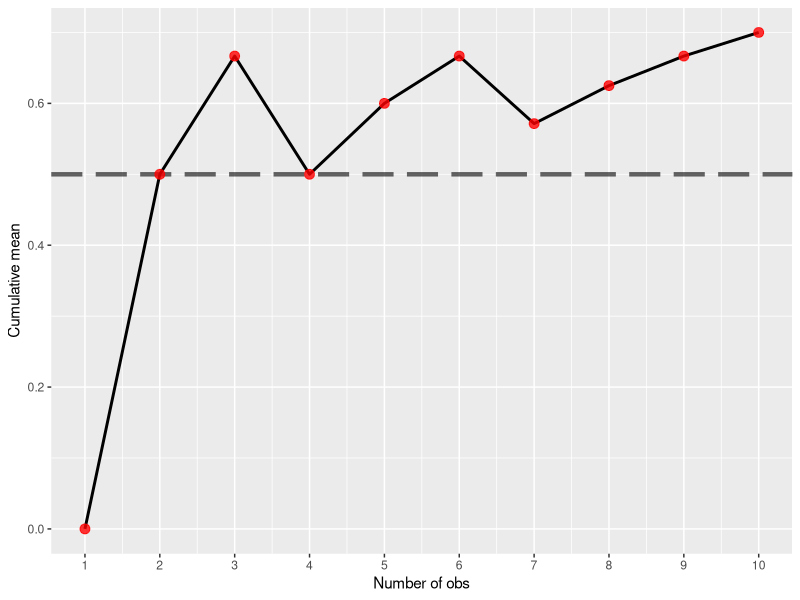
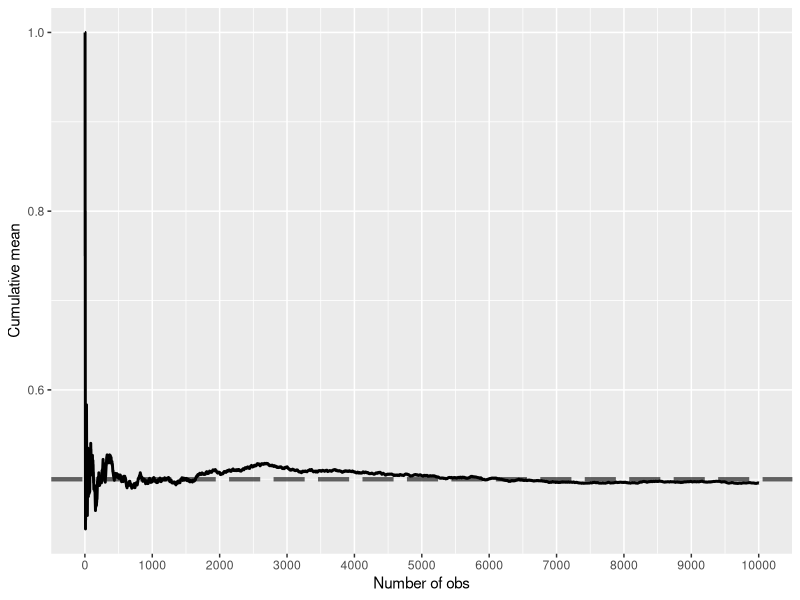
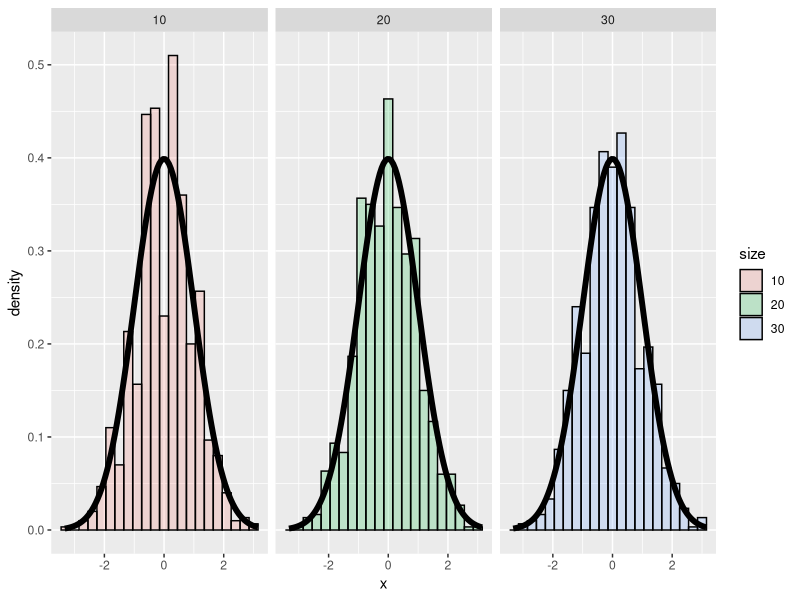
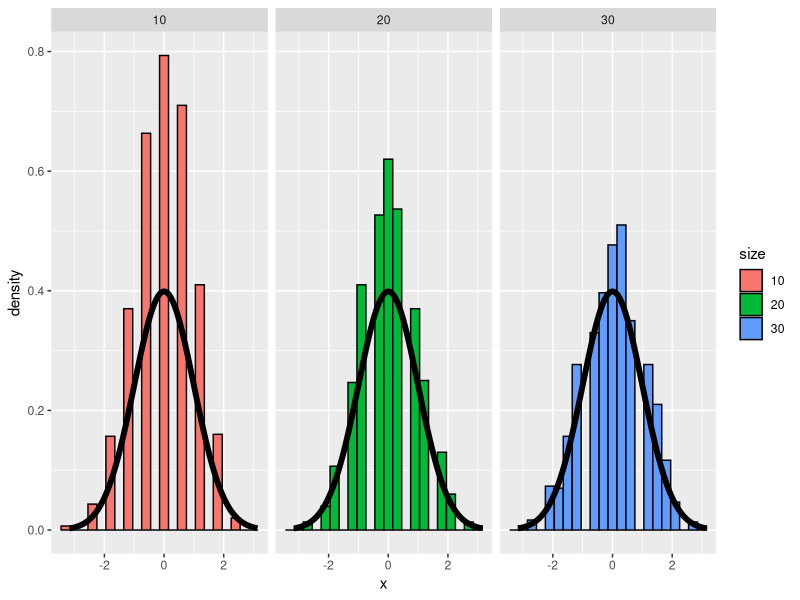
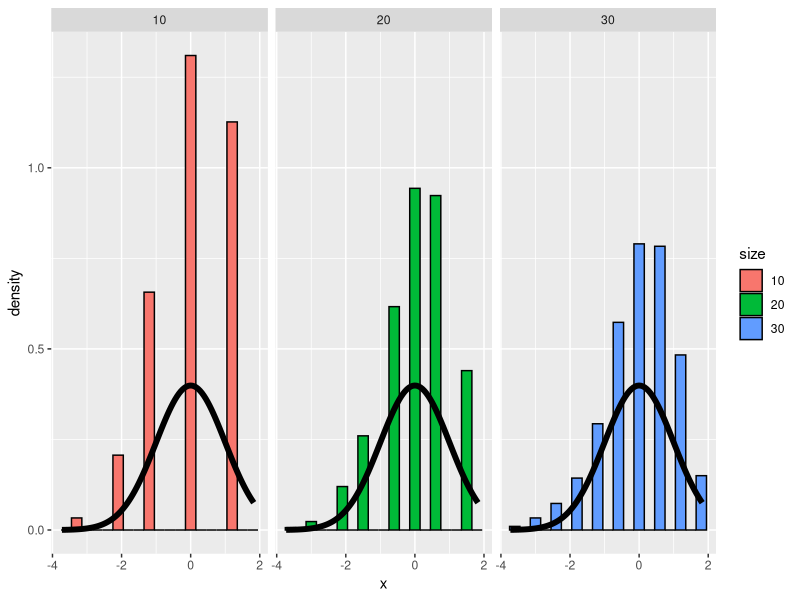
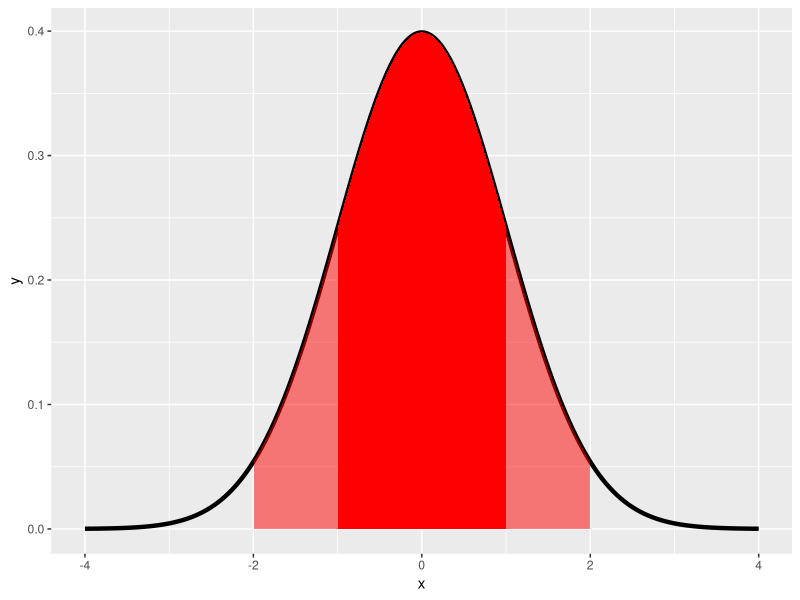
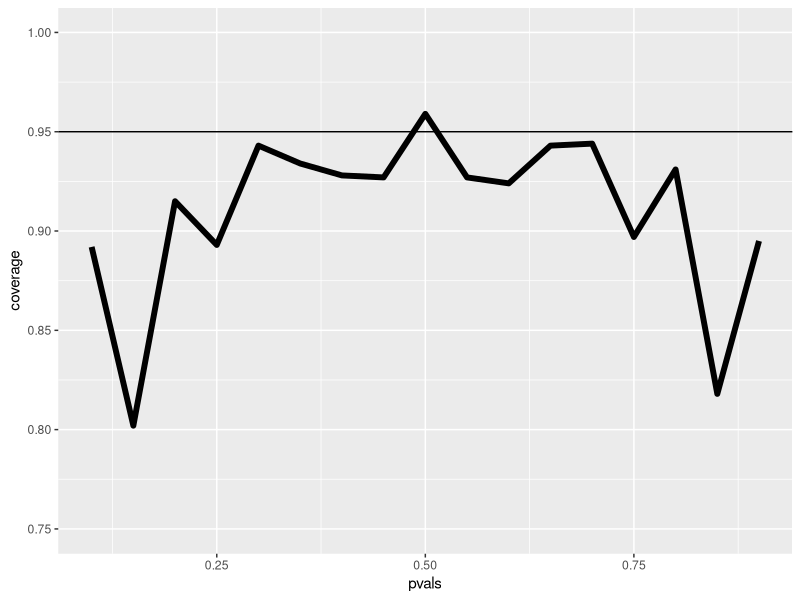
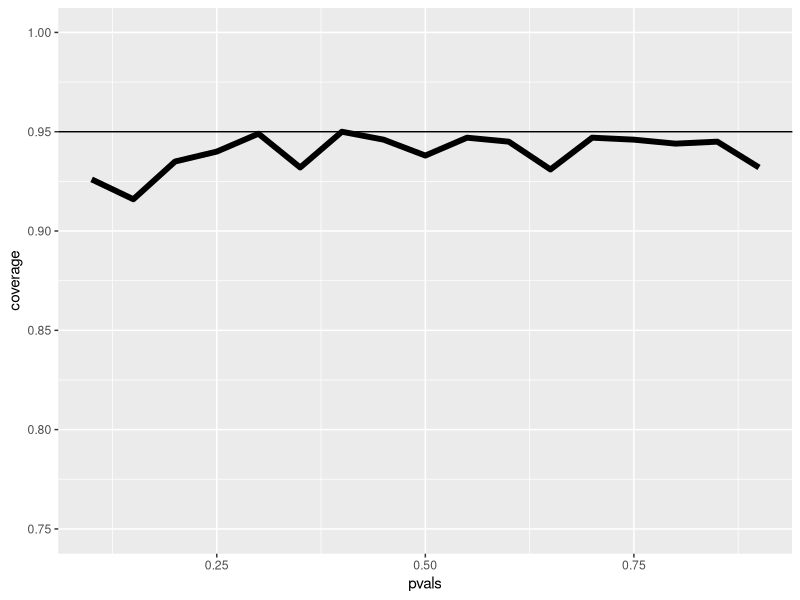

Write R code to recreate these figures, in order.
## ---- chunk 1
knitr::opts_chunk$set(warning = FALSE, message = FALSE, echo = TRUE)
## ---- chunk 2
library(ggplot2)
## ---- chunk 3
# Put initialization code in this file.
coinPlot <- function(n){
  means <- cumsum(sample(0 : 1, n , replace = TRUE)) / (1  : n)
  g <- ggplot(data.frame(x = 1 : n, y = means), aes(x = x, y = y)) 
  g <- g + geom_hline(size=1.5 ,yintercept = 0.5,alpha=0.6,
    linetype="longdash") + geom_line(size = 1)
if(n<100){
 	g <- g + geom_point(colour="red",size=3,alpha=0.8)
	}	 
  g <- g + labs(x = "Number of obs", y = "Cumulative mean")
  g <- g + scale_x_continuous(breaks=seq(0,n+1,ceiling(n/10)))
  print(g)
  invisible()
}
## ---- chunk 4
coinPlot(10)
## ---- chunk 5
coinPlot(10000)
## ---- chunk 6
nosim <- 1000
cfunc <- function(x, n) sqrt(n) * (mean(x) - 3.5) / 1.71
dat <- data.frame(
  x = c(apply(matrix(sample(1 : 6, nosim * 10, replace = TRUE), 
                     nosim), 1, cfunc, 10),
        apply(matrix(sample(1 : 6, nosim * 20, replace = TRUE), 
                     nosim), 1, cfunc, 20),
        apply(matrix(sample(1 : 6, nosim * 30, replace = TRUE), 
                     nosim), 1, cfunc, 30)
  ),
  size = factor(rep(c(10, 20, 30), rep(nosim, 3))))
g <- ggplot(dat, aes(x = x, fill = size)) + geom_histogram(alpha = .20, binwidth=.3, colour = "black", aes(y = ..density..)) 
g <- g + stat_function(fun = dnorm, size = 2)
g <- g + facet_grid(. ~ size)
print(g)
## ---- chunk 7
nosim <- 1000
cfunc <- function(x, n) 2 * sqrt(n) * (mean(x) - 0.5) 
dat <- data.frame(
  x = c(apply(matrix(sample(0:1, nosim * 10, replace = TRUE), 
                     nosim), 1, cfunc, 10),
        apply(matrix(sample(0:1, nosim * 20, replace = TRUE), 
                     nosim), 1, cfunc, 20),
        apply(matrix(sample(0:1, nosim * 30, replace = TRUE), 
                     nosim), 1, cfunc, 30)
  ),
  size = factor(rep(c(10, 20, 30), rep(nosim, 3))))
g <- ggplot(dat, aes(x = x, fill = size)) + geom_histogram(binwidth=.3, colour = "black", aes(y = ..density..)) 
g <- g + stat_function(fun = dnorm, size = 2)
g <- g + facet_grid(. ~ size)
print(g)
## ---- chunk 8
nosim <- 1000
cfunc <- function(x, n) sqrt(n) * (mean(x) - 0.9) / sqrt(.1 * .9)
dat <- data.frame(
  x = c(apply(matrix(sample(0:1, prob = c(.1,.9), nosim * 10, replace = TRUE), 
                     nosim), 1, cfunc, 10),
        apply(matrix(sample(0:1, prob = c(.1,.9), nosim * 20, replace = TRUE), 
                     nosim), 1, cfunc, 20),
        apply(matrix(sample(0:1, prob = c(.1,.9), nosim * 30, replace = TRUE), 
                     nosim), 1, cfunc, 30)
  ),
  size = factor(rep(c(10, 20, 30), rep(nosim, 3))))
g <- ggplot(dat, aes(x = x, fill = size)) + geom_histogram(binwidth=.3, colour = "black", aes(y = ..density..)) 
g <- g + stat_function(fun = dnorm, size = 2)
g <- g + facet_grid(. ~ size)
print(g)
## ---- chunk 9
x <- seq(-4, 4, length = 1000)
dat <- data.frame(x=x, y=dnorm(x))
g <- ggplot(dat, aes(x = x, y = y)) + geom_line(size = 1.5)
g <- g + geom_ribbon(aes(x = ifelse(x > -1 & x < 1, x, 0), ymin = 0, ymax = dat$y), fill = "red", alpha = 1)
g <- g +  geom_ribbon(aes(x = ifelse(x > -2 & x < 2, x, 0), ymin = 0, ymax = dat$y), fill = "red", alpha = 0.5)
print(g)
## ---- chunk 10
(100-90)/2 + 90
## ---- chunk 11
qnorm(.95)
## ---- chunk 12
.6 + c(-1,1) * qnorm(.975) * sqrt(.6 * (1-.6)/100)
## ---- chunk 13
binom.test(60, 100)$conf.int
## ---- chunk 14
n <- 20
nosim <- 30
mywald <- function(p){
  phats <- rbinom(nosim, prob = p, size = n) / n
  ll <- phats - qnorm(.975) * sqrt(phats * (1 - phats) / n)
  ul <- phats + qnorm(.975) * sqrt(phats * (1 - phats) / n)
  print("Here are the p\' values")
  print(phats)
  print("Here are the lower")
  print(ll)
  print("Here are the upper")
  print(ul)
  mean(ll < p & ul > p)
}
## ---- chunk 15
mywald(.2)
## ---- chunk 16
n <- 20; pvals <- seq(.1, .9, by = .05); nosim <- 1000
coverage <- sapply(pvals, function(p){
  phats <- rbinom(nosim, prob = p, size = n) / n
  ll <- phats - qnorm(.975) * sqrt(phats * (1 - phats) / n)
  ul <- phats + qnorm(.975) * sqrt(phats * (1 - phats) / n)
  mean(ll < p & ul > p)
})
g <- ggplot(data.frame(pvals, coverage), aes(x = pvals, y = coverage)) + geom_line(size = 2) + geom_hline(yintercept = 0.95) + ylim(.75, 1.0)
print(g)
## ---- chunk 17
n <- 100; pvals <- seq(.1, .9, by = .05); nosim <- 1000
coverage <- sapply(pvals, function(p){
  phats <- rbinom(nosim, prob = p, size = n) / n
  ll <- phats - qnorm(.975) * sqrt(phats * (1 - phats) / n)
  ul <- phats + qnorm(.975) * sqrt(phats * (1 - phats) / n)
  mean(ll < p & ul > p)
})
g <- ggplot(data.frame(pvals, coverage), aes(x = pvals, y = coverage)) + geom_line(size = 2) + geom_hline(yintercept = 0.95) + ylim(.75, 1.0)
print(g)
## ---- chunk 18
n <- 20; pvals <- seq(.1, .9, by = .05); nosim <- 1000
coverage <- sapply(pvals, function(p){
  phats <- (rbinom(nosim, prob = p, size = n) + 2) / (n + 4)
  ll <- phats - qnorm(.975) * sqrt(phats * (1 - phats) / n)
  ul <- phats + qnorm(.975) * sqrt(phats * (1 - phats) / n)
  mean(ll < p & ul > p)
})
g <- ggplot(data.frame(pvals, coverage), aes(x = pvals, y = coverage)) + geom_line(size = 2) + geom_hline(yintercept = 0.95) + ylim(.75, 1.0)
print(g)
## ---- chunk 19
ACCompar <- function(n){
 num <- 1:n 
 den <- n
 nn <- num+2
 nd <- den+4
 nf <- nn/nd
 of <- num/den
 scor <- nf<of
 print(scor)
 sum(scor)
}
## ---- chunk 20
ACCompar(20)
## ---- chunk 21
lamb <- 5/94.32
## ---- chunk 22
lamb +c(-1,1) * qnorm(.975) * sqrt(lamb/94.32)
## ---- chunk 23
poisson.test(5, 94.32)$conf
## ---- chunk 24
lambdavals <- seq(0.005, 0.10, by = .01); nosim <- 1000
t <- 100
coverage <- sapply(lambdavals, function(lambda){
  lhats <- rpois(nosim, lambda = lambda * t) / t
  ll <- lhats - qnorm(.975) * sqrt(lhats / t)
  ul <- lhats + qnorm(.975) * sqrt(lhats / t)
  mean(ll < lambda & ul > lambda)
})
g <- ggplot(data.frame(lambdavals, coverage), aes(x = lambdavals, y = coverage)) + geom_line(size = 2) + geom_hline(yintercept = 0.95)+ylim(0, 1.0)
print(g)
## ---- chunk 25
lambdavals <- seq(0.005, 0.10, by = .01); nosim <- 1000
t <- 1000
coverage <- sapply(lambdavals, function(lambda){
  lhats <- rpois(nosim, lambda = lambda * t) / t
  ll <- lhats - qnorm(.975) * sqrt(lhats / t)
  ul <- lhats + qnorm(.975) * sqrt(lhats / t)
  mean(ll < lambda & ul > lambda)
})
g <- ggplot(data.frame(lambdavals, coverage), aes(x = lambdavals, y = coverage)) + geom_line(size = 2) + geom_hline(yintercept = 0.95)+ylim(0, 1.0)
print(g)
